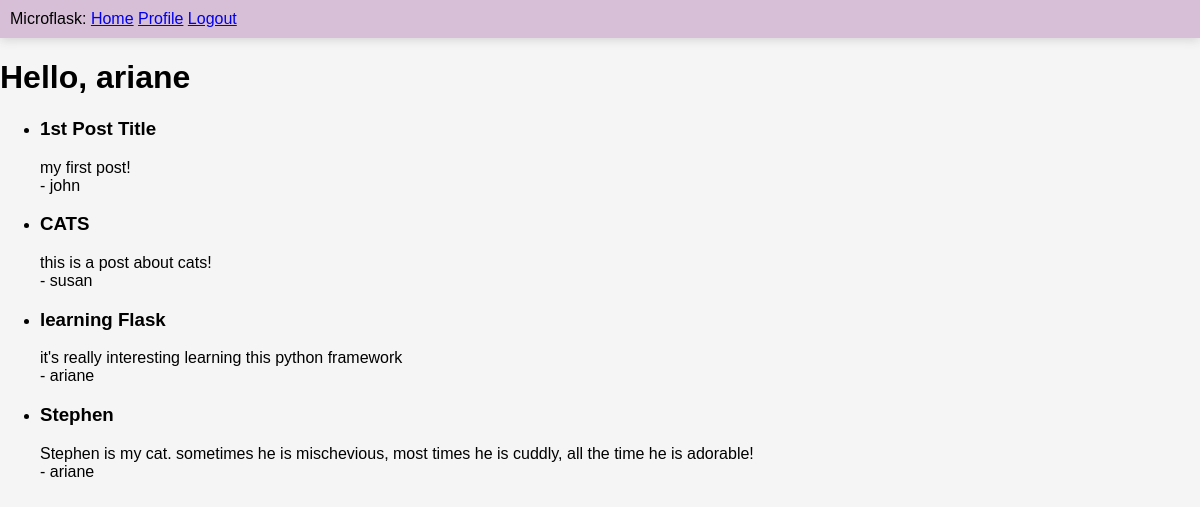
The app's page / (signed in) with its own data.
### app/models.py (models this page shows, shortened)
class User(UserMixin, db.Model):
  id = db.Column(db.Integer, primary_key=True)
  username = db.Column(db.String(64), index=True, unique=True)
  email = db.Column(db.String(120), index=True, unique=True)
  password_hash = db.Column(db.String(128))
  posts = db.relationship('Post', backref='author', lazy='dynamic')
  about_me = db.Column(db.String(140))
  last_seen = db.Column(db.DateTime, default=datetime.utcnow)

class Post(db.Model):
  id = db.Column(db.Integer, primary_key=True)
  title = db.Column(db.String(60))
  body = db.Column(db.String(140))
  timestamp = db.Column(db.DateTime, index=True, default=datetime.utcnow)
  user_id = db.Column(db.Integer, db.ForeignKey('user.id'))

### app/routes.py (the view)
@app.route('/')
def index():
  return render_template('index.html', title='Home', posts=Post.query.all())

### app/models.py (called while the page is built)
@login.user_loader
def load_user(id):
  return User.query.get(int(id))

### app/routes.py (called while the page is built)
@app.before_request
def before_request():
  if current_user.is_authenticated:
    current_user.last_seen = datetime.utcnow()
    db.session.commit()

### app/templates/index.html
{% extends 'layout.html' %}
{% block content %}
  <h1>Hello, {{ current_user.username or 'anonymous' }}</h1>
  <ul>
    {% for post in posts%}
      <li>
        <h3>{{ post.title }}</h3>
        <p>{{ post.body }} <br> - {{ post.author.username }}</p>
      </li>
    {% endfor %}
  </ul>
{% endblock %}

### app/static/styles/global.css (style rules this page uses)
html, body { margin: 0; padding: 0; background-color: whitesmoke; font-family: Arial, sans-serif; }

### records on screen
User: username "ariane"
Post: title "1st Post Title", body "my first post!", author.username "john"
Post: title "CATS", body "this is a post about cats!", author.username "susan"
Post: title "learning Flask", body "it's really interesting learning this python framework", author.username "ariane"
Post: title "Stephen", body "Stephen is my cat. sometimes he is mischevious, most times he is cuddly, all the time he is adorable!", author.username "ariane"
